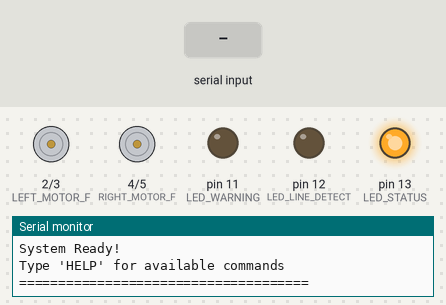
A sketch run on a simulated Arduino Uno, built with avr-gcc and run on an emulated ATmega328P. Shown: motor-driver pin pairs drawn as motors (green arrow = first pin HIGH = forward, orange = second pin HIGH = backward, longer = more drive, scaled by the enable pin), output pins drawn as LEDs (lit = HIGH), the last lines printed to the serial monitor. The test bench sets the inputs (shaded band).

Above: at 1.9 s.
2.0 s: "TEST\n" received over Serial
At 3.7 s:
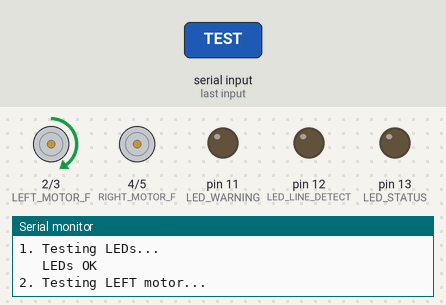
5.0 s: "RESET:1\n" received over Serial
At 7.7 s:
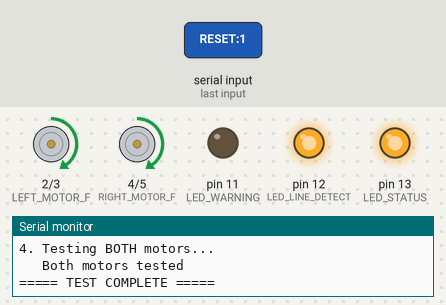
8.0 s: "STATUS:1\n" received over Serial
At 10.8 s:
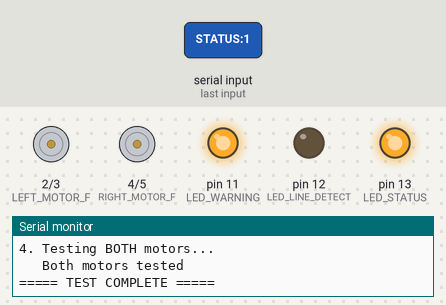
11.0 s: "RESET:150\n" received over Serial
At 12.1 s:
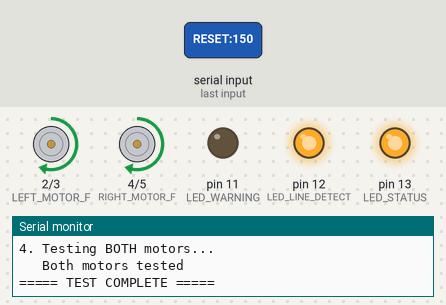
14.0 s: "F:45\n" received over Serial
At 16.8 s:
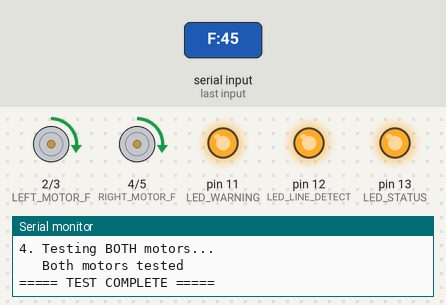
17.0 s: "HELP:1\n" received over Serial
At 17.8 s:
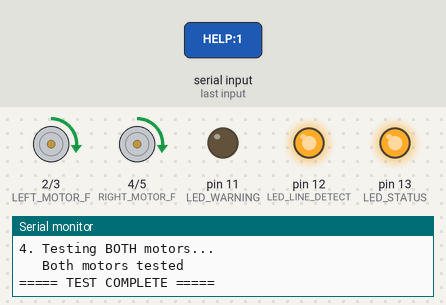
Timing chart, 0 to 20.5 s (numbered marks = the images above; inputs shaded):
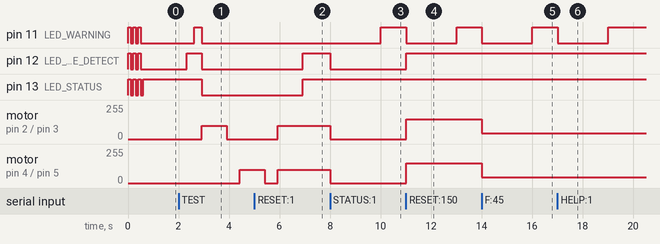

The sketch:

camera_vehicle_enhanced.ino
```cpp
// Camera-controlled autonomous vehicle - ENHANCED VERSION
// Arduino code for motor control with diagnostics and LED indicators
// This version includes status LEDs and diagnostic commands

// Motor pins
#define LEFT_MOTOR_F 2
#define LEFT_MOTOR_B 3
#define LEFT_ENABLE 9
#define RIGHT_MOTOR_F 4
#define RIGHT_MOTOR_B 5
#define RIGHT_ENABLE 10

// LED indicator pins (optional - connect LEDs to these pins)
#define LED_STATUS 13      // Built-in LED - System ready
#define LED_LINE_DETECT 12 // External LED - Line detected
#define LED_WARNING 11     // External LED - Warning/Error

// Variables
String command = "";
int baseSpeed = 150;
bool diagnosticMode = false;
unsigned long lastCommandTime = 0;
unsigned long commandTimeout = 2000; // 2 second timeout

// Statistics
unsigned long totalCommands = 0;
unsigned long lastReportTime = 0;

void setup() {
  Serial.begin(9600);

  // Setup motor pins
  pinMode(LEFT_MOTOR_F, OUTPUT);
  pinMode(LEFT_MOTOR_B, OUTPUT);
  pinMode(RIGHT_MOTOR_F, OUTPUT);
  pinMode(RIGHT_MOTOR_B, OUTPUT);
  pinMode(LEFT_ENABLE, OUTPUT);
  pinMode(RIGHT_ENABLE, OUTPUT);

  // Setup LED pins
  pinMode(LED_STATUS, OUTPUT);
  pinMode(LED_LINE_DETECT, OUTPUT);
  pinMode(LED_WARNING, OUTPUT);

  // Initial state
  stopMotors();

  // LED startup sequence
  startupSequence();

  // Status LED on - system ready
  digitalWrite(LED_STATUS, HIGH);

  Serial.println("=====================================");
  Serial.println(" CAMERA VEHICLE - ENHANCED VERSION");
  Serial.println("=====================================");
  Serial.println("System Ready!");
  Serial.println("Type 'HELP' for available commands");
  Serial.println("=====================================");

  lastCommandTime = millis();
}

void loop() {
  // Check for command timeout (safety feature)
  if (millis() - lastCommandTime > commandTimeout) {
    // No command received for 2 seconds - show warning
    digitalWrite(LED_WARNING, HIGH);
  } else {
    digitalWrite(LED_WARNING, LOW);
  }

  // Read serial commands
  if (Serial.available()) {
    command = Serial.readStringUntil('\n');
    command.trim();

    if (command.length() > 0) {
      lastCommandTime = millis();
      totalCommands++;

      // Parse command
      char cmd = command.charAt(0);

      // Handle diagnostic commands
      if (command.equals("HELP")) {
        printHelp();
        return;
      }
      else if (command.equals("STATUS")) {
        printStatus();
        return;
      }
      else if (command.equals("TEST")) {
        runDiagnosticTest();
        return;
      }
      else if (command.equals("RESET")) {
        resetStatistics();
        return;
      }

      // Handle movement commands
      switch(cmd) {
        case 'F':  // Forward
          {
            int speed = parseSpeed(command);
            moveForward(speed);
            digitalWrite(LED_LINE_DETECT, HIGH);
            if (diagnosticMode) {
              Serial.print("Forward: ");
              Serial.println(speed);
            }
          }
          break;

        case 'L':  // Left
          {
            int angle = parseAngle(command);
            int speed = parseSpeed(command);
            turnLeft(angle, speed);
            digitalWrite(LED_LINE_DETECT, HIGH);
            if (diagnosticMode) {
              Serial.print("Left: Angle=");
              Serial.print(angle);
              Serial.print(", Speed=");
              Serial.println(speed);
            }
          }
          break;

        case 'R':  // Right
          {
            int angle = parseAngle(command);
            int speed = parseSpeed(command);
            turnRight(angle, speed);
            digitalWrite(LED_LINE_DETECT, HIGH);
            if (diagnosticMode) {
              Serial.print("Right: Angle=");
              Serial.print(angle);
              Serial.print(", Speed=");
              Serial.println(speed);
            }
          }
          break;

        case 'S':  // Stop
          stopMotors();
          digitalWrite(LED_LINE_DETECT, LOW);
          if (diagnosticMode) {
            Serial.println("Stop");
          }
          break;

        case 'D':  // Toggle diagnostic mode
          diagnosticMode = !diagnosticMode;
          Serial.print("Diagnostic mode: ");
          Serial.println(diagnosticMode ? "ON" : "OFF");
          break;
      }
    }
  }

  // Report status every 10 seconds
  if (millis() - lastReportTime > 10000 && diagnosticMode) {
    printQuickStatus();
    lastReportTime = millis();
  }
}

int parseAngle(String cmd) {
  int firstColon = cmd.indexOf(':');
  int secondColon = cmd.indexOf(':', firstColon + 1);
  if (firstColon == -1 || secondColon == -1) return 0;
  return cmd.substring(firstColon + 1, secondColon).toInt();
}

int parseSpeed(String cmd) {
  int lastColon = cmd.lastIndexOf(':');
  if (lastColon == -1) return baseSpeed;
  return cmd.substring(lastColon + 1).toInt();
}

void moveForward(int speed) {
  // Clamp speed
  speed = constrain(speed, 0, 255);

  analogWrite(LEFT_ENABLE, speed);
  analogWrite(RIGHT_ENABLE, speed);

  digitalWrite(LEFT_MOTOR_F, HIGH);
  digitalWrite(LEFT_MOTOR_B, LOW);
  digitalWrite(RIGHT_MOTOR_F, HIGH);
  digitalWrite(RIGHT_MOTOR_B, LOW);
}

void turnLeft(int angle, int speed) {
  // Clamp values
  angle = constrain(angle, 0, 45);
  speed = constrain(speed, 0, 255);

  // Reduce left motor speed based on angle
  int leftSpeed = map(angle, 0, 45, speed, speed/2);

  analogWrite(LEFT_ENABLE, leftSpeed);
  analogWrite(RIGHT_ENABLE, speed);

  digitalWrite(LEFT_MOTOR_F, HIGH);
  digitalWrite(LEFT_MOTOR_B, LOW);
  digitalWrite(RIGHT_MOTOR_F, HIGH);
  digitalWrite(RIGHT_MOTOR_B, LOW);
}

void turnRight(int angle, int speed) {
  // Clamp values
  angle = constrain(angle, 0, 45);
  speed = constrain(speed, 0, 255);

  // Reduce right motor speed based on angle
  int rightSpeed = map(angle, 0, 45, speed, speed/2);

  analogWrite(LEFT_ENABLE, speed);
  analogWrite(RIGHT_ENABLE, rightSpeed);

  digitalWrite(LEFT_MOTOR_F, HIGH);
  digitalWrite(LEFT_MOTOR_B, LOW);
  digitalWrite(RIGHT_MOTOR_F, HIGH);
  digitalWrite(RIGHT_MOTOR_B, LOW);
}

void stopMotors() {
  digitalWrite(LEFT_MOTOR_F, LOW);
  digitalWrite(LEFT_MOTOR_B, LOW);
  digitalWrite(RIGHT_MOTOR_F, LOW);
  digitalWrite(RIGHT_MOTOR_B, LOW);
  analogWrite(LEFT_ENABLE, 0);
  analogWrite(RIGHT_ENABLE, 0);
}

void startupSequence() {
  // LED blink sequence to indicate startup
  for (int i = 0; i < 3; i++) {
    digitalWrite(LED_STATUS, HIGH);
    digitalWrite(LED_LINE_DETECT, HIGH);
    digitalWrite(LED_WARNING, HIGH);
    delay(100);
    digitalWrite(LED_STATUS, LOW);
    digitalWrite(LED_LINE_DETECT, LOW);
    digitalWrite(LED_WARNING, LOW);
    delay(100);
  }
}

void printHelp() {
  Serial.println("\n========== HELP ==========");
  Serial.println("Movement Commands:");
  Serial.println("  F:[speed]          - Move forward");
  Serial.println("  L:[angle]:[speed]  - Turn left");
  Serial.println("  R:[angle]:[speed]  - Turn right");
  Serial.println("  S                  - Stop");
  Serial.println("  D                  - Toggle diagnostic mode");
  Serial.println();
  Serial.println("Diagnostic Commands:");
  Serial.println("  HELP    - Show this help");
  Serial.println("  STATUS  - Show detailed status");
  Serial.println("  TEST    - Run motor diagnostic test");
  Serial.println("  RESET   - Reset statistics");
  Serial.println();
  Serial.println("LED Indicators:");
  Serial.println("  Status LED (13)      - System ready");
  Serial.println("  Line Detect LED (12) - Line detected/moving");
  Serial.println("  Warning LED (11)     - Command timeout");
  Serial.println("==========================\n");
}

void printStatus() {
  Serial.println("\n========== STATUS ==========");
  Serial.print("Uptime: ");
  Serial.print(millis() / 1000);
  Serial.println(" seconds");
  Serial.print("Total Commands: ");
  Serial.println(totalCommands);
  Serial.print("Base Speed: ");
  Serial.println(baseSpeed);
  Serial.print("Diagnostic Mode: ");
  Serial.println(diagnosticMode ? "ON" : "OFF");
  Serial.print("Last Command: ");
  Serial.print((millis() - lastCommandTime) / 1000);
  Serial.println(" seconds ago");
  Serial.println("============================\n");
}

void printQuickStatus() {
  Serial.print("[STATUS] Uptime: ");
  Serial.print(millis() / 1000);
  Serial.print("s, Commands: ");
  Serial.println(totalCommands);
}

void runDiagnosticTest() {
  Serial.println("\n===== DIAGNOSTIC TEST =====");
  Serial.println("Testing motors and LEDs...");

  stopMotors();

  // Test LEDs
  Serial.println("1. Testing LEDs...");
  digitalWrite(LED_STATUS, HIGH);
  delay(300);
  digitalWrite(LED_LINE_DETECT, HIGH);
  delay(300);
  digitalWrite(LED_WARNING, HIGH);
  delay(300);
  digitalWrite(LED_STATUS, LOW);
  digitalWrite(LED_LINE_DETECT, LOW);
  digitalWrite(LED_WARNING, LOW);
  Serial.println("   LEDs OK");

  // Test left motor
  Serial.println("2. Testing LEFT motor...");
  analogWrite(LEFT_ENABLE, 100);
  digitalWrite(LEFT_MOTOR_F, HIGH);
  digitalWrite(LEFT_MOTOR_B, LOW);
  delay(1000);
  stopMotors();
  delay(500);
  Serial.println("   Left motor tested");

  // Test right motor
  Serial.println("3. Testing RIGHT motor...");
  analogWrite(RIGHT_ENABLE, 100);
  digitalWrite(RIGHT_MOTOR_F, HIGH);
  digitalWrite(RIGHT_MOTOR_B, LOW);
  delay(1000);
  stopMotors();
  delay(500);
  Serial.println("   Right motor tested");

  // Test both motors
  Serial.println("4. Testing BOTH motors...");
  moveForward(100);
  delay(1000);
  stopMotors();
  Serial.println("   Both motors tested");

  // Turn status LED back on
  digitalWrite(LED_STATUS, HIGH);

  Serial.println("===== TEST COMPLETE =====\n");
}

void resetStatistics() {
  totalCommands = 0;
  lastReportTime = millis();
  Serial.println("Statistics reset!");
}
```

Measured:
- after the input at 2.0 s, pin 11 (LED_WARNING): LOW → HIGH after 0.62 s instead of 0.75 s; pin 12 (LED_LINE_DETECT): LOW → HIGH after 0.32 s, → LOW 0.60 s later
- after the input at 5.0 s, pin 11 (LED_WARNING): stays LOW (without the input it goes to HIGH after 1.9 s); pin 12 (LED_LINE_DETECT): LOW → HIGH after 1.9 s; motor on pin 2 (LEFT_MOTOR_F) / pin 3 (LEFT_MOTOR_B), motor on pin 4 (RIGHT_MOTOR_F) / pin 5 (RIGHT_MOTOR_B): goes on until 5.9 s, then stays forward 100/255
- after the input at 8.0 s, pin 11 (LED_WARNING): LOW → HIGH after 2.0 s instead of 0.92 s; pin 12 (LED_LINE_DETECT): HIGH → LOW at once; motor on pin 2 (LEFT_MOTOR_F) / pin 3 (LEFT_MOTOR_B), motor on pin 4 (RIGHT_MOTOR_F) / pin 5 (RIGHT_MOTOR_B): forward 100/255 → stopped at once
- after the input at 11.0 s, pin 11 (LED_WARNING): HIGH → LOW at once, → HIGH 2.0 s later; pin 12 (LED_LINE_DETECT): LOW → HIGH at once; motor on pin 2 (LEFT_MOTOR_F) / pin 3 (LEFT_MOTOR_B), motor on pin 4 (RIGHT_MOTOR_F) / pin 5 (RIGHT_MOTOR_B): stopped → forward 150/255 at once
- after the input at 14.0 s, pin 11 (LED_WARNING): HIGH → LOW at once, → HIGH 2.0 s later; motor on pin 2 (LEFT_MOTOR_F) / pin 3 (LEFT_MOTOR_B), motor on pin 4 (RIGHT_MOTOR_F) / pin 5 (RIGHT_MOTOR_B): forward 150/255 → forward 45/255 at once
- after the input at 17.0 s, pin 11 (LED_WARNING): HIGH → LOW at once, → HIGH 2.0 s later
